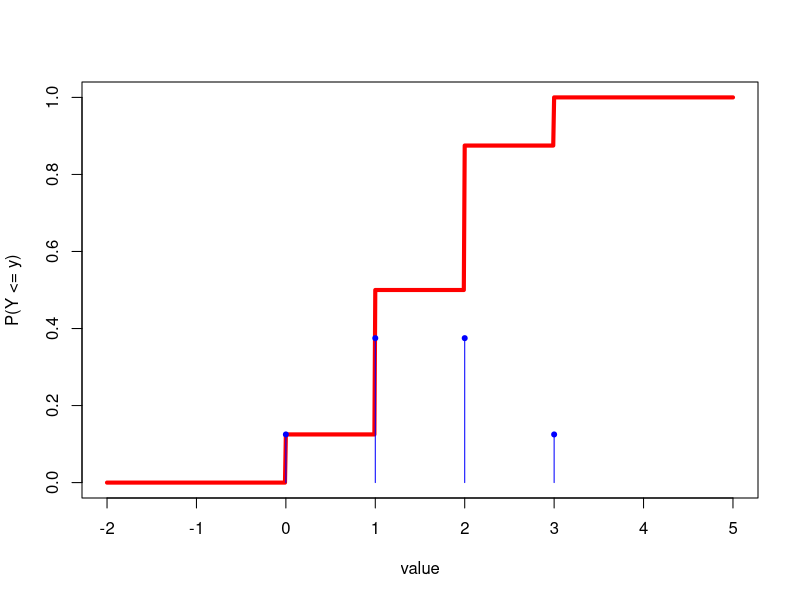
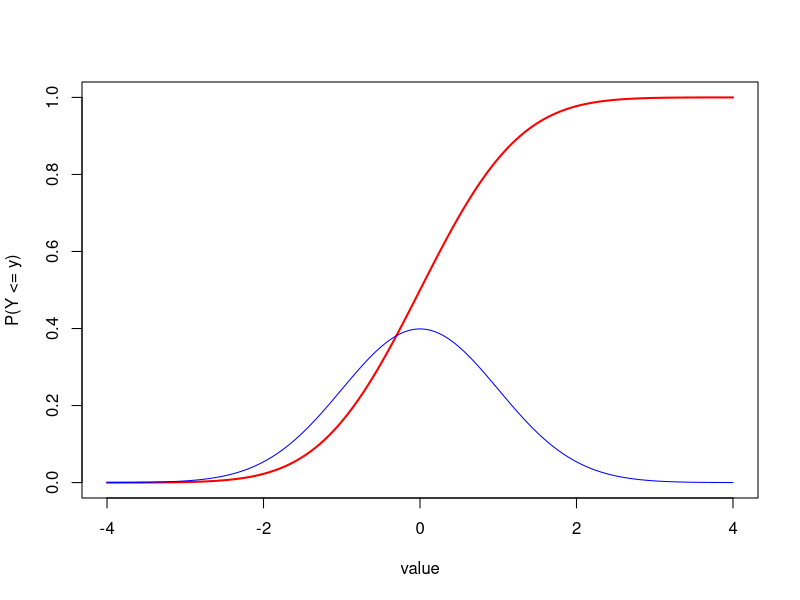
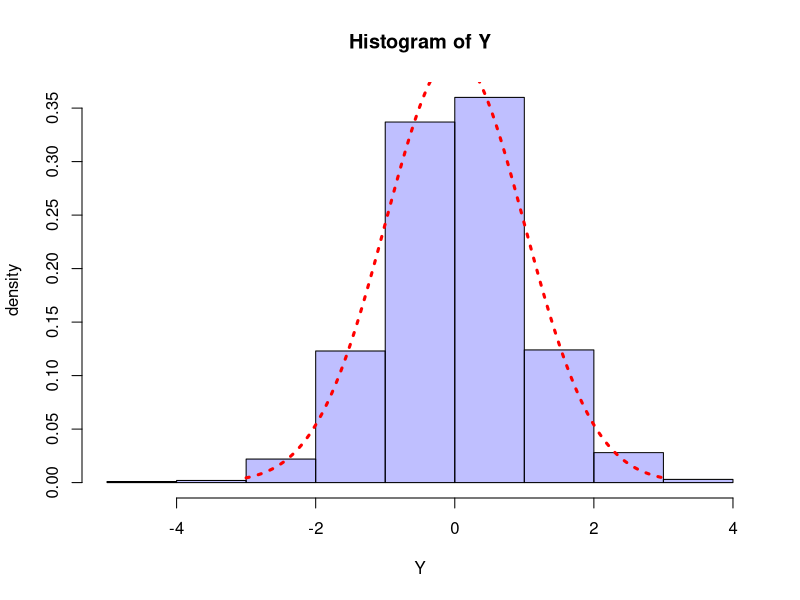
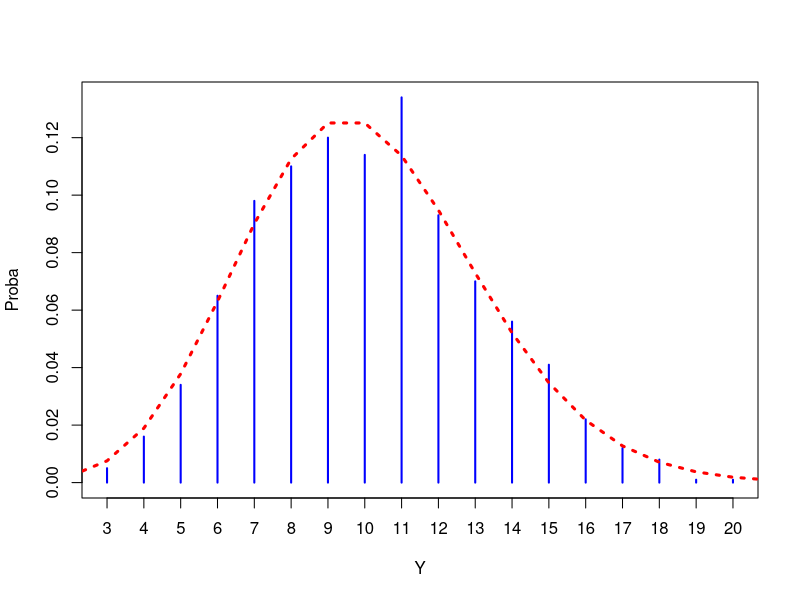

Write the R code that produced these figures, in order.
## ---- chunk 1
Omega <- c("Head", "Tail") 
sample(Omega, 1)
sample(Omega, 4, replace=TRUE)
## ---- chunk 2
Omega <- c("As", "2", "3", "4", "5", "6") 
sample(Omega, 1)
sample(Omega, 4, replace=TRUE)
## ---- chunk 3
radius <- 2
dist_center <- runif(0, radius)
angle <- runif(1, min=0, max=360)
## ---- chunk 4
## Poisson
rpois(n=1, lambda=100)
## or Neg-Binomial
rnbinom(n=1, prob = 1/2, size = 40)
## ---- chunk 5
q <- seq(-2, 5, by=0.01)

plot(q, pbinom(size=3, prob=0.5, q=q), type="l", 
     xlab="value", ylab="P(Y <= y)", lwd=4, col="red")
segments(0:3, 0, 0:3, dbinom(size=3, prob=0.5, x=0:3), col="blue")
points(0:3, dbinom(size=3, prob=0.5, x=0:3), col="blue", pch=20)

## ---- chunk 6
q <- seq(-4, 4, by=0.01)
plot(q, pnorm(q=q), type="l", xlab="value", ylab="P(Y <= y)", lwd=2, col="red")
lines(q, dnorm(q), col="blue")
## ---- chunk 7
## One throw
rbinom(n=1, prob=0.5, size=1)
## ---- chunk 8
## 10^4 independent throws Y_1, Y_2, Y_3...
Y <- rbinom(n=10^4, prob=0.5, size=1)
table(Y)

## ---- chunk 9
## 10^4 independent throws Y_1, Y_2, Y_3...
Y <- rbinom(n=10^4, prob=0.5, size=5)
table(Y)

## ---- chunk 10
## One throw
rnorm(n=1, mean=0, sd=1)
## ---- chunk 11
## 10^4 independent throws Y_1, Y_2, Y_3...
Y <- rnorm(n=10^3, mean=0, sd=1)
x <- seq(-3, 3, by=0.01)
hist(Y, col=rgb(0,0,1,1/4), freq=FALSE, ylab="density")
lines(x, dnorm(x), col="red",lty=3, lwd=3)
## ---- chunk 12
## One throw
rpois(n=1, lambda = 10)
## ---- chunk 13
## 10^4 independent throws Y_1, Y_2, Y_3...
Y <- rpois(n=10^3, lambda=10)
x <- 0:40
plot(table(Y)/10^3, col="blue", ylab="Proba")
lines(x, dpois(seq(0, 40), lambda=10), 
      col="red",lty=3, lwd=3)
## ---- chunk 14
exper <- replicate(10^4, sum(
        sample.int(6, 10^4, replace=TRUE)) )
mean(exper)
## ---- chunk 15
exper <- replicate(10^4, mean(
        sample.int(6, 10^4, replace=TRUE)) )
mean(exper)
## ---- chunk 16
exper <- replicate(10^4, sum( (
  sample.int(6, 2, replace=TRUE)-1) * c(6, 1)))
mean(exper)
## ---- chunk 17
n  <- 10^4
Y1 <- rnorm(n)
Y2 <- rnorm(n=n, mean=Y1)
mean(Y2)
## ---- chunk 18
exper <- replicate(10^4, sum(
      sample.int(6, 10^4,replace=TRUE)) )
var(exper)
## ---- chunk 19
exper <- replicate(10^4, mean(
        sample.int(6, 10^4,replace=TRUE)) )
var(exper)
## ---- chunk 20
exper <- replicate(10^4, sum( (
  sample.int(6, 2, replace=TRUE)-1)*c(6, 1) ))
var(exper)
## ---- chunk 21
n  <- 10^4
Y1 <- rnorm(n)
Y2 <- rnorm(n=n, mean=Y1)
var(Y2)
## ---- chunk 22
n  <- 10^4
Y1 <- rnorm(n)
Y2 <- rnorm(n=n, mean=Y1)
cov(Y1, Y2)
